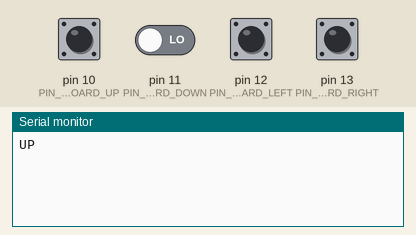
Recording of a sketch running on a simulated Arduino Uno, built with avr-gcc and run on an emulated ATmega328P. Shown: the last lines printed to the serial monitor. Inputs (shaded band) come from the test bench; at power-on: pin 10 (PIN_KEYBOARD_UP), pin 11 (PIN_KEYBOARD_DOWN), pin 12 (PIN_KEYBOARD_LEFT), pin 13 (PIN_KEYBOARD_RIGHT) LOW.

Above: at 1.3 s.
1.4 s: pin 10 (PIN_KEYBOARD_UP) pulled HIGH for 0.3 s
At 1.68 s:
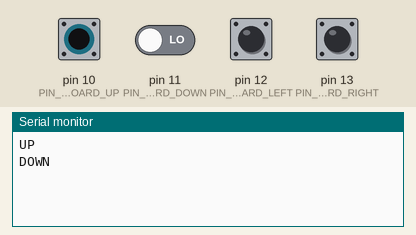
3.2 s: pin 10 (PIN_KEYBOARD_UP) driven HIGH and pin 11 (PIN_KEYBOARD_DOWN) driven HIGH
At 3.9 s:
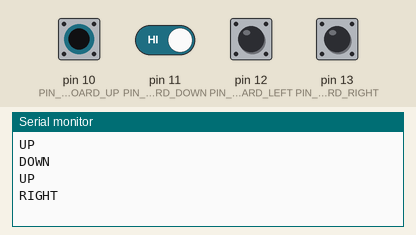
4.7 s: pin 13 (PIN_KEYBOARD_RIGHT) pulled HIGH for 0.3 s
At 4.93 s:
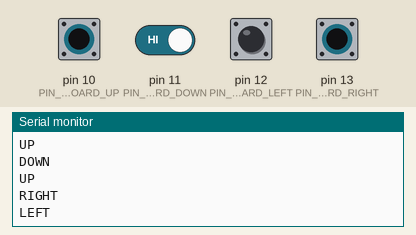

The sketch:

a_keyboard_0_4in_who.ino
```cpp
#define PIN_KEYBOARD_UP 10
#define PIN_KEYBOARD_DOWN 11
#define PIN_KEYBOARD_LEFT 12
#define PIN_KEYBOARD_RIGHT 13

void setup() {
  // put your setup code here, to run once:
  Serial.begin(9600);
}

void loop() {
  int lastKey = -1;
  int keyIndex = readKey();
  if (keyIndex > 0) {
    switch(keyIndex) {
      case 1:
        Serial.println("UP");
        break;
      case 2:
        Serial.println("DOWN");
        break;
      case 3:
        Serial.println("RIGHT");
        break;
      case 4:
        Serial.println("LEFT");
        break;
    }
  }
  delay(250);
}


int lastKey = 0;
int readKey() {
  bool keys[4] = {digitalRead(PIN_KEYBOARD_UP), digitalRead(PIN_KEYBOARD_DOWN), digitalRead(PIN_KEYBOARD_RIGHT), digitalRead(PIN_KEYBOARD_LEFT)};

  for (int i=0;i<4;i++) {
    if (keys[i] == LOW) {
      if (lastKey == i+1) {
        return 0;
      } else {
        lastKey = i+1;
        return lastKey;
      }
    }
  }
  lastKey = 0;
  return 0;
}
```

Measured:
- after the input at 1.4 s, the serial monitor: prints a new line after 0.10 s (image 1)
- after the input at 3.2 s, the serial monitor: prints a new line after 0.05 s (image 2)
- after the input at 4.7 s, the serial monitor: prints a new line after 0.05 s (image 3)
